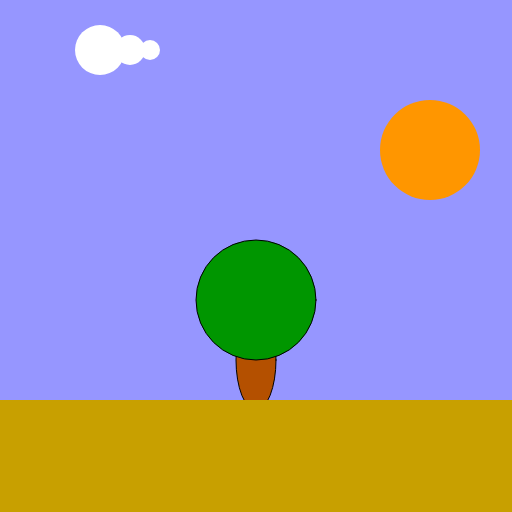
Frame 1 (no input)
Frame 60 (no input): identical to frame 1, image omitted
Frame 120 (the mouse pressed at the canvas centre since frame 60): identical to frame 1, image omitted

The p5.js sketch that drew this single still picture (run headless with seeded random() and noise() and a simulated clock; from frame 60 on, the mouse is pressed at the canvas centre):

// p5.js sketch
// ── sketch.js
let sun = {
    x: 430, 
    y: 150, 
    r: 100, 
    color: "#FF9600"
};

let ground =
{
        x_begin: 0,
        width: 512,
        y_begin: 400,
        height: 112,
        color: "#C8A000"
};

function setup() 
{
    createCanvas(512,512);
    
}

function draw()
{
    background(150,150,255);
    
    //sun
    noStroke();
    fill(sun.color);
    ellipse(sun.x, sun.y, sun.r, sun.r);
    
    //tree
    stroke(0);
    fill(180,80,0);
    ellipse(256,360,40,100);
    fill(0,150,0);
    ellipse(256,300,120,120);
    
    //cloud
    noStroke();
    fill(255);
    ellipse(100,50,50,50);
    ellipse(130,50,30,30);
    ellipse(150,50,20,20);
    
    //ground
    fill(ground.color);
    rect(ground.x_begin, ground.y_begin, ground.width, ground.height);
    

}
